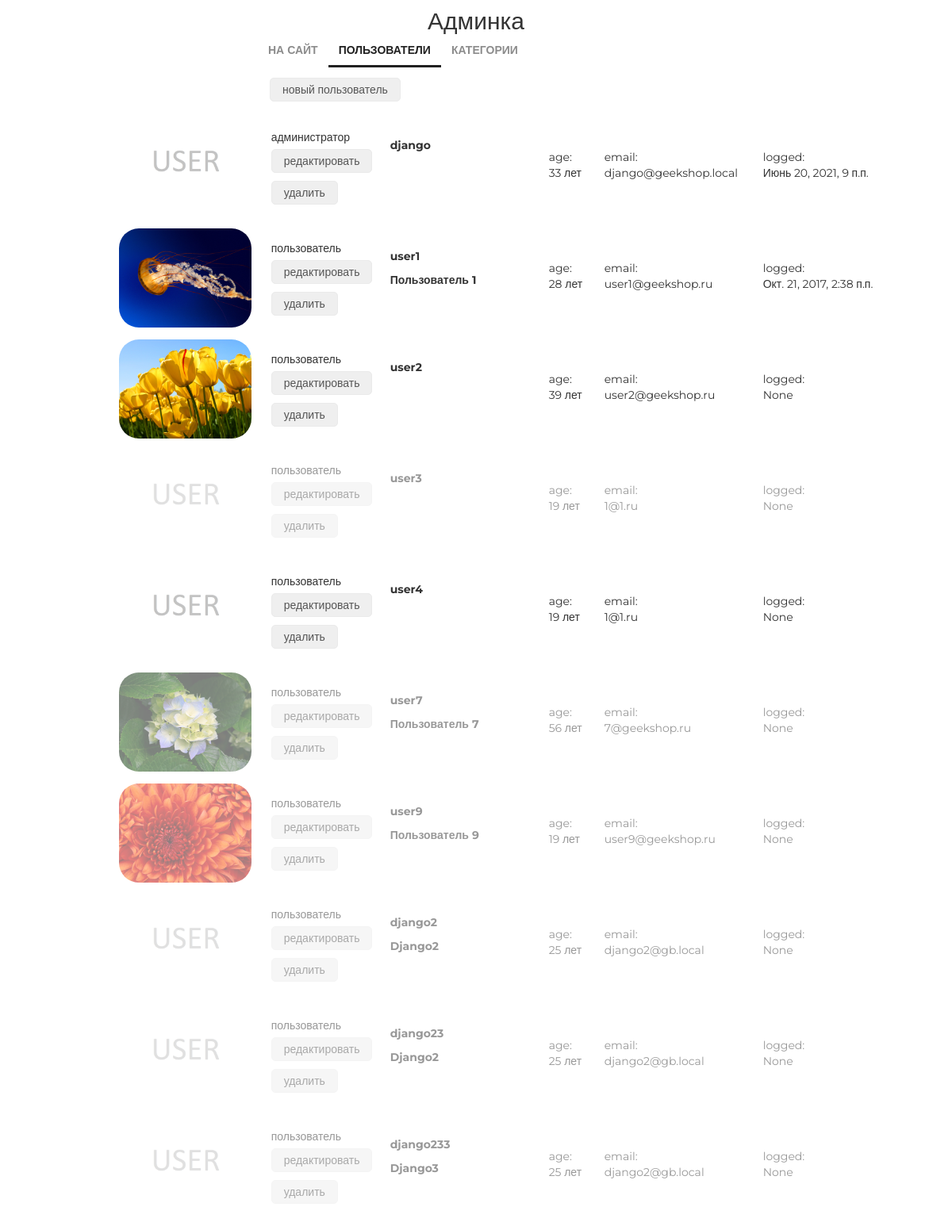
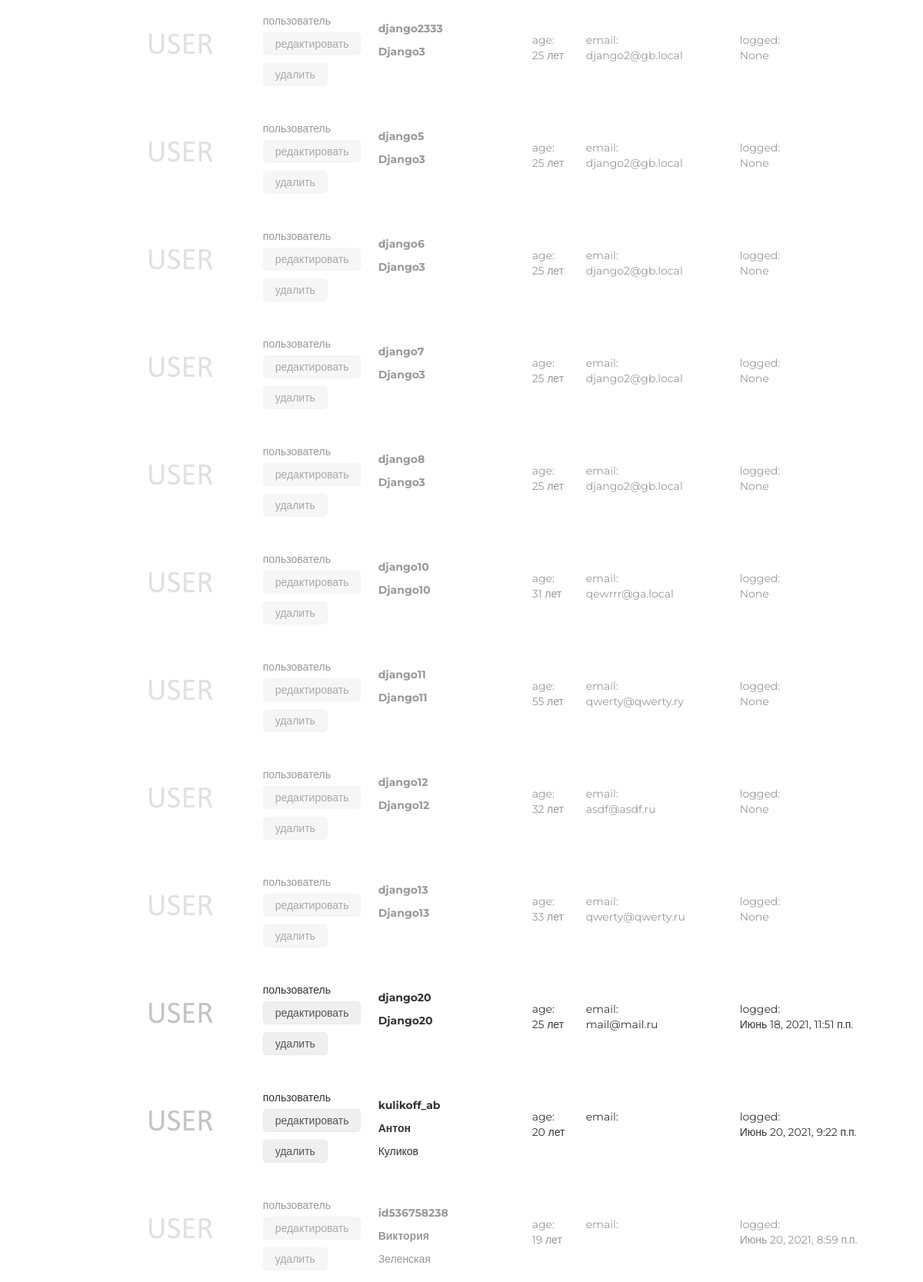
Screenshot of /admin/users/read/ (signed in) with the database file from the repository (2 pictures, top to bottom).
### authapp/models.py (models this page shows, shortened)
class ShopUser(AbstractUser):
    avatar = models.ImageField(upload_to='users_avatars', blank=True)
    age = models.PositiveIntegerField(verbose_name='возраст', default=18)
    activation_key = models.CharField(max_length=128, blank=True)
    activation_key_created = models.DateTimeField(auto_now_add=True, blank=True, null=True)

### adminapp/views.py (the view)
class UsersListView(ListView):
    model = ShopUser
    template_name = 'adminapp/users.html'
    @method_decorator(user_passes_test(lambda u: u.is_superuser))
    def dispatch(self, *args, **kwargs):
        return super(UsersListView,  self).dispatch(*args, **kwargs)

### adminapp/templatetags/my_tags.py (called while the page is built)
@register.filter(name='media_folder_users')
def media_folder_users(string):
    if not string:
        string = 'users_avatars/default.jpg'
    new_string = "{}{}".format(URL_PREFIX, string)
    return new_string

### mainapp/context_processors.py (called while the page is built)
def basket(request):
    print(f'context processor basket works')
    basket = []
    if request.user.is_authenticated:
        basket = Basket.objects.filter(user=request.user)
    return {
        'basket': basket,
    }

### adminapp/templates/adminapp/users.html
{% extends 'adminapp/base.html' %}
{% load static %}
{% load my_tags %}
{% block content %}
    <div class="users_list">
		<button class="new_user">
			<a href={% url 'admin:user_create' %}>новый пользователь</a>
		</button>
		{% for object in object_list %}
			<div class="user_record {% if not object.is_active %}not_active{% endif %}">
				<img src="{{ object.avatar|media_folder_users }}" alt="{{ object.username }}">
				<div class="user_role">
					{% if object.is_superuser %}администратор{% else %}пользователь{% endif %}
					<button>
						<a href={% url 'admin:user_update' object.pk %}>редактировать</a>
					</button>
					<button>
						<a href={% url 'admin:user_delete' object.pk %}>удалить</a>
					</button>
				</div>
				<div class="user_name">
					<p>
						<strong>{{ object.username }}</strong>
					</p>
					<p>
					{% if object.first_name %}
						<b>{{ object.first_name|title }}</b>
						{% if object.last_name %}
							<p>{{ object.last_name|title }}</p>
						{% endif %}
					{% endif %}
					</p>
				</div>
				<div class="user_age">
					age:<br>
					{{ object.age }} лет
				</div>
				<div class="user_email">
					email:<br>
					{{ object.email }}
				</div>
				<div class="user_lastlogin">
					logged:<br>
					{{ object.last_login }}
				</div>
			</div>
		{% endfor%}
	</div>
{% endblock %}

### adminapp/templates/adminapp/base.html (shortened to what this page needs)
{% load static %}
<!DOCTYPE html>
<html>
<head>
    {% block css %}
        <link rel="stylesheet" type="text/css" href="{% static 'css/bootstrap.min.css' %}">
        <link rel="stylesheet" type="text/css" href="{% static 'css/style.css' %}">
        <link rel="stylesheet" href="{% static 'fonts/font-awesome/css/font-awesome.css' %}">
    {% endblock %}
</head>
<body>
	<div class="admin_container">
        <div class="h2 text-center head">
            Админка
        </div>
        {% block menu %}
            <div class="admin_menu">
                {% include 'adminapp/includes/inc_menu.html' %}
            </div>
        {% endblock %}
        {% block content %}
        {% endblock %}
	</div>
</body>
</html>

### adminapp/templates/adminapp/includes/inc_menu.html
<ul class="menu">
    <li><a href="{% url 'main' %}">на сайт</a></li>
    <li>
        <a href="{% url 'admin:users' %}" class="{% if request.resolver_match.url_name == 'users' %}active{% endif %}">
            пользователи
        </a>
    </li>
    <li>
        <a href="{% url 'admin:categories' %}"
        class="{% if request.resolver_match.url_name == 'categories' or category.name %}active{% endif %}">
            категории{% if category %}:<span>{{ category.name }}</span>{% endif %}
        </a>
    </li>
</ul>

### static/css/style.css (style rules this page uses)
* { margin: 0; padding: 0; }
body { font-family: 'Montserrat', sans-serif; }
html, body { height: 100%; }
.users_list { margin-left: 150px; }
.users_list a { color: #555; text-decoration: none; }
.users_list .new_user { margin-left: 190px; }
.users_list button { border: 1px solid #eaeaea; border-radius: 5px; height: 30px; margin: 5px auto; padding: 0 15px; }
.user_record { height: 125px; margin: 15px auto; position: relative; }
.user_record.not_active { opacity: 0.5; }
.user_record img { display: block; float: left; height: 125px; border-radius: 25px; }
.user_record .user_name { display: block; float: left; margin-top: 15px; margin-left: 25px; width: 175px; }
.user_record .user_name p { margin: 10px auto; }
.user_record .user_email { display: block; float: left; margin-top: 40px; margin-left: 25px; width: 175px; }
.user_record .user_age { display: block; float: left; margin-top: 40px; margin-left: 25px; width: 45px; }
.user_record .user_role { display: block; float: left; margin-top: 15px; margin-left: 25px; width: 125px; }
.user_record .user_lastlogin { display: block; float: left; margin-top: 40px; margin-left: 25px; width: 175px; }
.admin_container .h2 { margin-top: 10px; }
.admin_menu { display: block; left: 15px; top: 20px; height: 40px; width: 100%; }
.admin_menu ul.menu { display: block; float: none; width: 550px; height: 50px; margin: auto; color: #555; }
.menu { list-style-type: none; margin-top: 67px; float: right; }
.menu li { float: left; }
.menu a { color: #8c8c8c; font-size: 14px; font-weight: 700; text-align: right; text-transform: uppercase; text-decoration: none; padding: 10px 13px; }
.menu .active { color: #212121; font-weight: 700; border-bottom: 3px solid #212121; }

### rows the page displays
ShopUser: is_superuser "администратор", username "django", age "33", email "django@geekshop.local", last_login "Июнь 20, 2021, 9 п.п."
ShopUser: avatar|media_folder_users (picture), is_superuser "пользователь", username "user1", first_name "Пользователь 1", age "28", email "user1@geekshop.ru", last_login "Окт. 21, 2017, 2:38 п.п."
ShopUser: avatar|media_folder_users (picture), is_superuser "пользователь", username "user2", age "39", email "user2@geekshop.ru", last_login "None"
ShopUser: is_superuser "пользователь", username "user3", age "19", email "1@1.ru", last_login "None"
ShopUser: is_superuser "пользователь", username "user4", age "19", email "1@1.ru", last_login "None"
ShopUser: avatar|media_folder_users (picture), is_superuser "пользователь", username "user7", first_name "Пользователь 7", age "56", email "7@geekshop.ru", last_login "None"
ShopUser: avatar|media_folder_users (picture), is_superuser "пользователь", username "user9", first_name "Пользователь 9", age "19", email "user9@geekshop.ru", last_login "None"
ShopUser: is_superuser "пользователь", username "django2", first_name "Django2", age "25", email "django2@gb.local", last_login "None"
ShopUser: is_superuser "пользователь", username "django23", first_name "Django2", age "25", email "django2@gb.local", last_login "None"
ShopUser: is_superuser "пользователь", username "django233", first_name "Django3", age "25", email "django2@gb.local", last_login "None"
ShopUser: is_superuser "пользователь", username "django2333", first_name "Django3", age "25", email "django2@gb.local", last_login "None"
ShopUser: is_superuser "пользователь", username "django5", first_name "Django3", age "25", email "django2@gb.local", last_login "None"
ShopUser: is_superuser "пользователь", username "django6", first_name "Django3", age "25", email "django2@gb.local", last_login "None"
ShopUser: is_superuser "пользователь", username "django7", first_name "Django3", age "25", email "django2@gb.local", last_login "None"
ShopUser: is_superuser "пользователь", username "django8", first_name "Django3", age "25", email "django2@gb.local", last_login "None"
ShopUser: is_superuser "пользователь", username "django10", first_name "Django10", age "31", email "qewrrr@ga.local", last_login "None"
ShopUser: is_superuser "пользователь", username "django11", first_name "Django11", age "55", email "qwerty@qwerty.ry", last_login "None"
ShopUser: is_superuser "пользователь", username "django12", first_name "Django12", age "32", email "asdf@asdf.ru", last_login "None"
ShopUser: is_superuser "пользователь", username "django13", first_name "Django13", age "33", email "qwerty@qwerty.ru", last_login "None"
ShopUser: is_superuser "пользователь", username "django20", first_name "Django20", age "25", email "mail@mail.ru", last_login "Июнь 18, 2021, 11:51 п.п."
ShopUser: is_superuser "пользователь", username "kulikoff_ab", first_name "Антон", last_name "Куликов", age "20", last_login "Июнь 20, 2021, 9:22 п.п."
ShopUser: is_superuser "пользователь", username "id536758238", first_name "Виктория", last_name "Зеленская", age "19", last_login "Июнь 20, 2021, 8:59 п.п."
